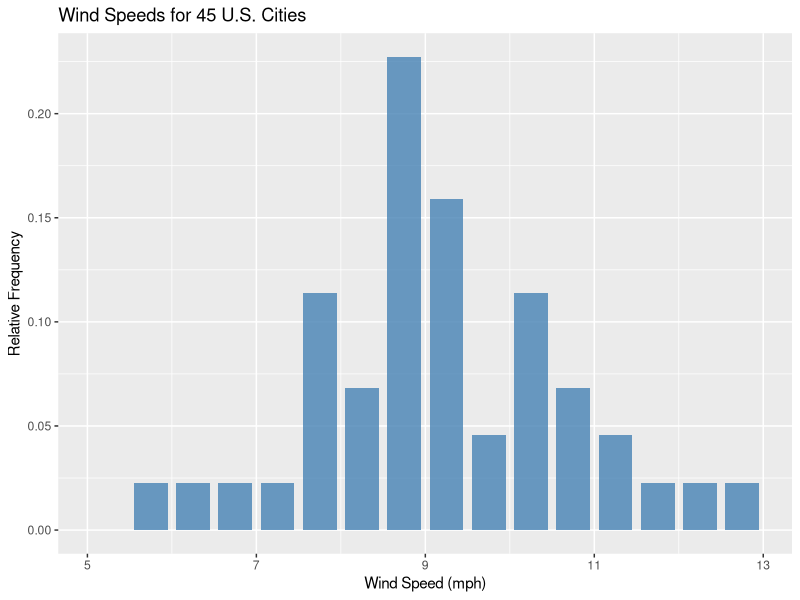

Reproduce this figure in R.
# WMS Ex. 1.2 (a) - Relative frequency histogram representing wind
# speeds (in mph) of 45 selected U.S. cities.
# Load required libraries
library(ggplot2)
library(gridExtra)

# Input windspeed data to vector.
windspeeds <- c(8.9, 12.4, 8.6, 11.3, 9.2, 8.8, 6.2, 7.0,
                7.1, 11.8, 10.7, 7.6, 9.1, 9.2, 8.2, 9.0, 8.7,
                9.1, 10.9, 10.3, 9.6, 7.8, 11.5, 9.3, 7.9, 8.8,
                8.8, 12.7, 8.4, 7.8, 5.7, 10.5, 10.5, 9.6, 8.9,
                10.2, 10.3, 7.7, 10.6, 8.3, 8.8, 9.5, 8.8, 9.4)

# Create the histogram.
hist_plot <- hist(windspeeds, breaks=seq(5, 13, by=0.5), plot=FALSE)
hist_data <- data.frame(mids = hist_plot$mids, counts = hist_plot$counts)
hist_data$relative_freq <- hist_data$counts / sum(hist_data$counts)

# Create a barplot with the relative frequencies
bar_plot <- ggplot(hist_data, aes(x = mids, y = relative_freq)) + 
             geom_bar(stat = "identity", width = 0.4, fill = "steelblue", alpha = 0.8) +
             ggtitle("Wind Speeds for 45 U.S. Cities") +
             xlab("Wind Speed (mph)") +
             ylab("Relative Frequency")

# Save and show the plot
pdf("ex1_2_a.pdf", height = 5, width = 7)
grid.arrange(bar_plot)
dev.off()
